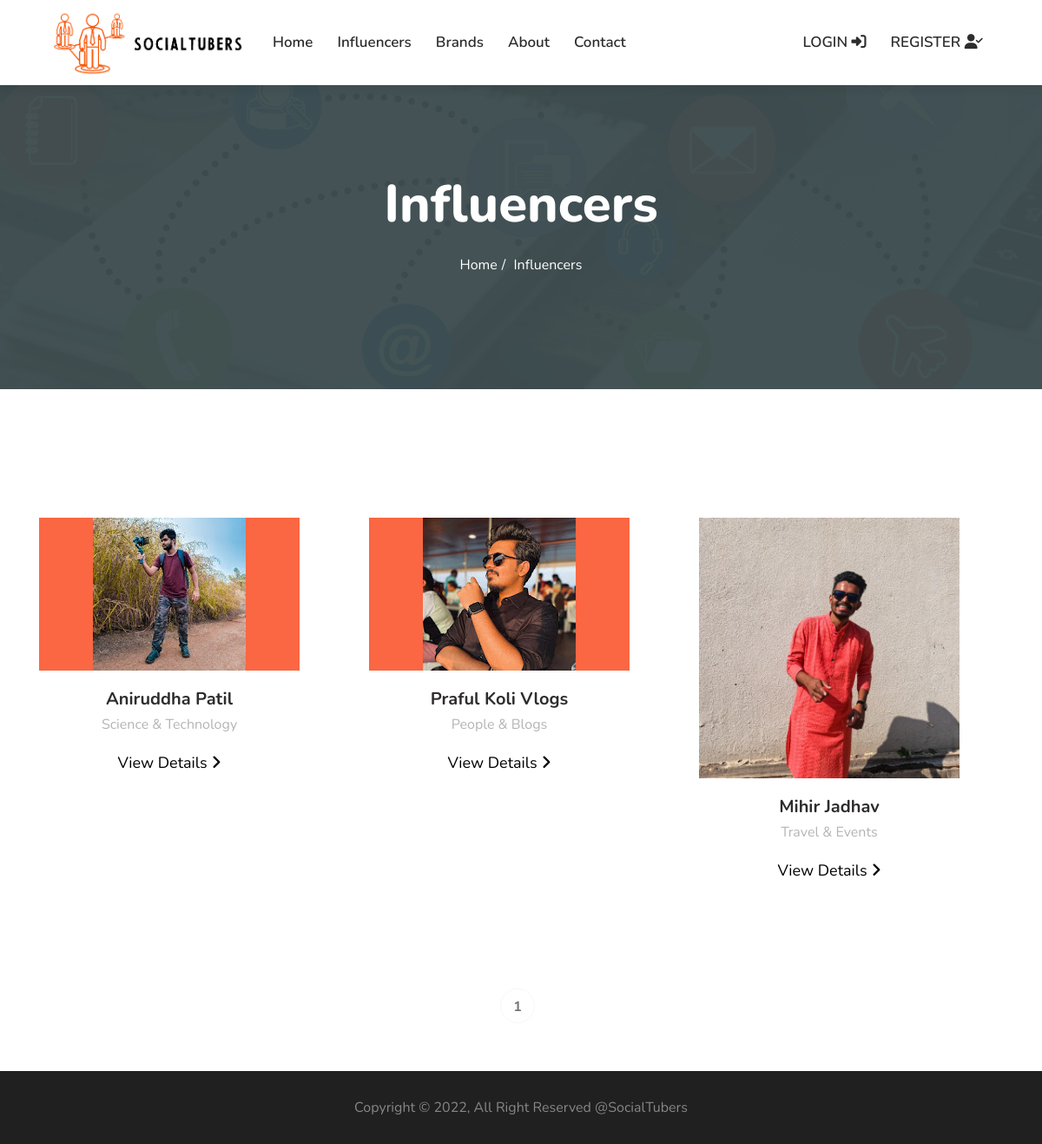
Page /accounts/influencers/ on the earlier database version.
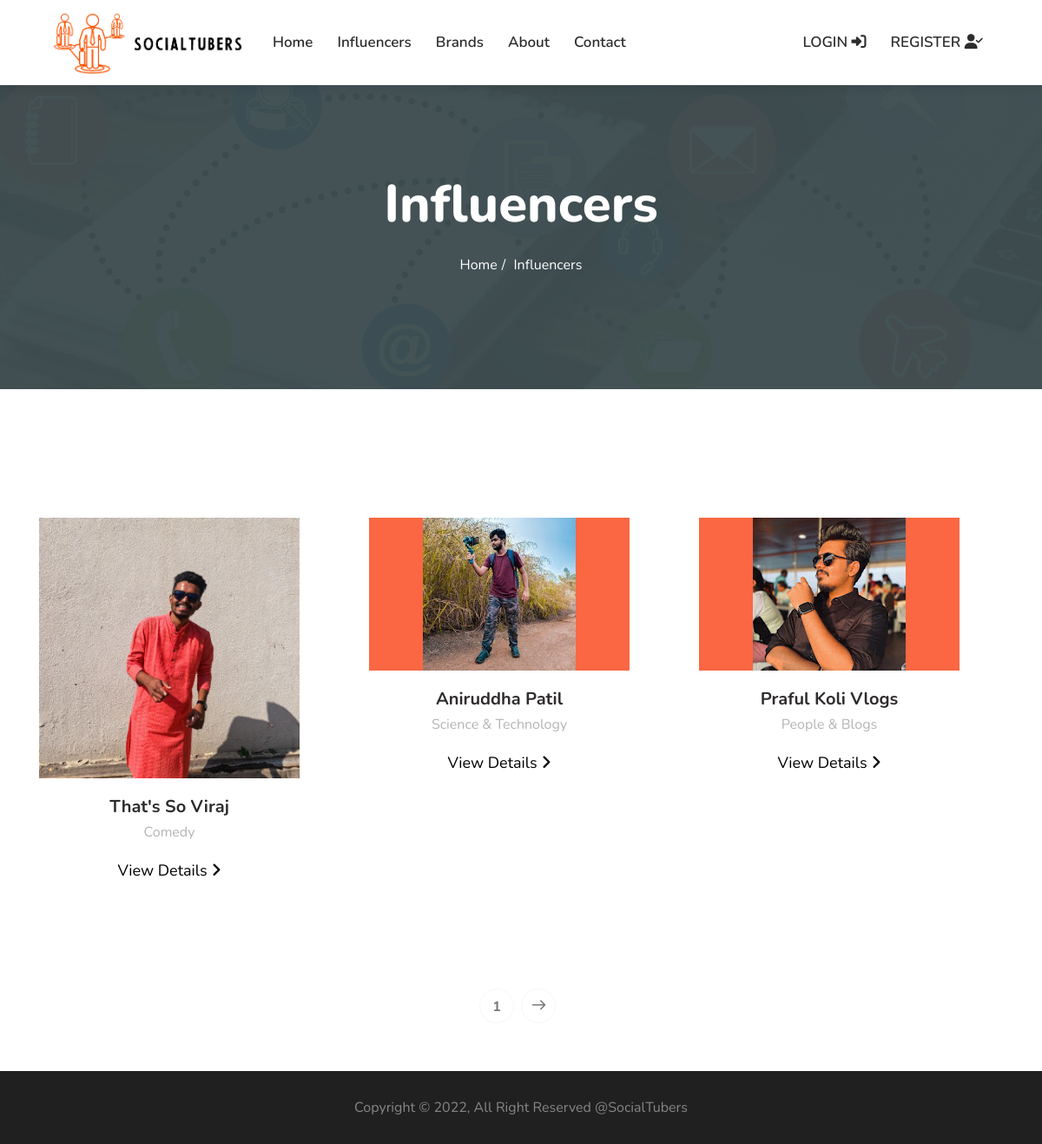
Same page on the later database version.
### accounts/models.py (models this page shows)
class Influencer(models.Model):
    CATAGORIES = (
        ("Autos & Vehicles","Autos & Vehicles"),
        ("Comedy","Comedy"),
        ("Education","Education"),
        ("Entertainment","Entertainment"),
        ("Film & Animation","Film & Animation"),
        ("Gaming","Gaming"),
        ("Howto & Style","Howto & Style"),
        ("Music","Music"),
        ("News & Politics","News & Politics"),
        ("Nonprofits & Activisms","Nonprofits & Activisms"),
        ("People & Blogs","People & Blogs"),
        ("Pets & Animals","Pets & Animals"),
        ("Science & Technology","Science & Technology"),
        ("Travel & Events","Travel & Events"),
        ("Sports","Sports"),
    )
    user = models.OneToOneField(User, on_delete=models.CASCADE, primary_key=True)
    channel_name = models.CharField(max_length=100)
    youtube_id = models.CharField(max_length=100)
    instagram_id = models.CharField(max_length=100, null=True, blank=True)
    category_type = models.CharField(max_length=100, choices=CATAGORIES)
    short_description = models.CharField(max_length=255)
    is_featured = models.BooleanField(default=False)
    profile_photo = models.ImageField(upload_to="influencer_images/%Y/%m/", null=True, blank=True)
    created_date = models.DateTimeField(default=datetime.now, blank=True)

### accounts/views.py (the view)
# urls.py: path("influencers/", Influencers, name="influencers"),
def Influencers(request):
    all_tubers = Influencer.objects.order_by("-created_date")
    paginator = Paginator(all_tubers, 3)
    page = request.GET.get("page")
    try:
        tubers = paginator.page(page)
    except PageNotAnInteger:
        tubers = paginator.page(1)
    except EmptyPage:
        tubers = paginator.page(all_tubers.num_pages)
    data = {
        "all_tubers": tubers,
    }
    return render(request, "accounts/influencers/influencers.html", data)

### templates/accounts/influencers/influencers.html (shortened to what this page needs)
{% extends "basefile.html" %}
{% load static %}
{% block content %}
<div id="banner-area" class="banner-area" style="background-image:url({% static 'images/banner/banner5.jpg' %})">
   <div class="container">
      <div class="row">
         <div class="col-sm-12">
            <div class="banner-heading">
               <h1 class="banner-title">Influencers</h1>
               <ol class="breadcrumb">
                  <li>Home</li>
                  <li>Influencers</li>
               </ol>
            </div>
         </div>
      </div>
   </div>
</div>
      <section id="main-container" class="main-container">
         <div class="container">
            <div class="row pt-5">
               {% for tuber in all_tubers %}
               <div class="col-md-4 text-center">
                  <div class="tw-case-study-box" style="width: 300px;height: auto;">
                     <div class="case-img study-bg-1">
                        <img src="{{ tuber.profile_photo.url }}" alt="" class="img-fluid">
                     </div>
                     <div class="casestudy-content">
                        <a href="#">
                           <h4>{{ tuber.channel_name }}</h4>
                        </a>
                        <p>{{ tuber.category_type }}</p>
                        <a href="{% url 'influencer_details' tuber.user_id %}">
                           <p style="font-size:18px;color:black">View Details
                              <i class="fa fa-angle-right"></i>
                           </p>
                        </a>
                     </div>
                  </div>
               </div>
               {% endfor %}
            </div>
         </div>
</section>
<div class="paging text-center">
   <ul class="pagination justify-content-center">
      <li><a href="#">{{all_tubers.number}}</a></li>
      {% if all_tubers.has_next %}
      <li><a href="?page={{all_tubers.next_page_number}}" aria-label="Next"><i class="icon icon-arrow-right"></i></a>
      </li>
      {% endif %}
   </ul>
</div>
{% endblock %}

Differences in the rows shown:
no longer on this page (row unchanged): Influencer: profile_photo (picture), channel_name "Mihir Jadhav", category_type "Travel & Events"
added Influencer: profile_photo (picture), channel_name "That's So Viraj", category_type "Comedy"
